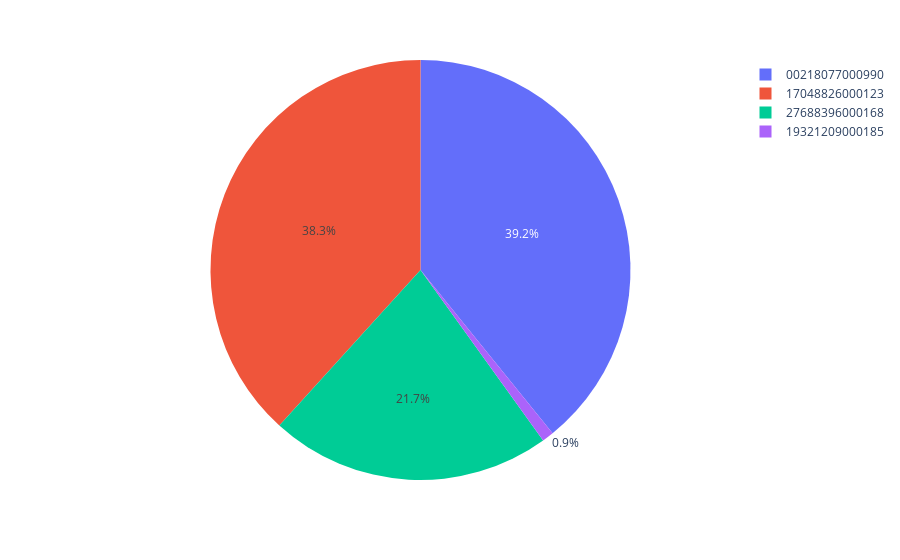

Notebook cell for this chart:
### Code cell
fig.show()

### Figure 1 — Plotly figure (JSON) as saved in the notebook; plotly's stock layout.template omitted (floating-point values rounded to 4 significant figures)
{"data": [{"domain": {"x": [0, 1], "y": [0, 1]}, "hovertemplate": "emit_cnpj=%{label}<br>valor_total=%{value}<extra></extra>", "labels": ["17048826000123", "00218077000990", "27688396000168", "00218077000990", "00218077000990", "00218077000990", "00218077000990", "00218077000990", "00218077000990", "00218077000990", "00218077000990", "00218077000990", "00218077000990", "00218077000990", "19321209000185", "19321209000185", "17048826000123"], "legendgroup": "", "name": "", "showlegend": true, "type": "pie", "values": [86850.0, 17130.0, 86520.0, 14200.0, 13480.0, 12740.0, 28560.0, 12990.0, 28640.0, 2956.0, 4202.0, 8985.0, 8221.0, 4380, 1903.0, 1691.0, 66010.0]}], "layout": {"legend": {"tracegroupgap": 0}, "margin": {"t": 60}}}
